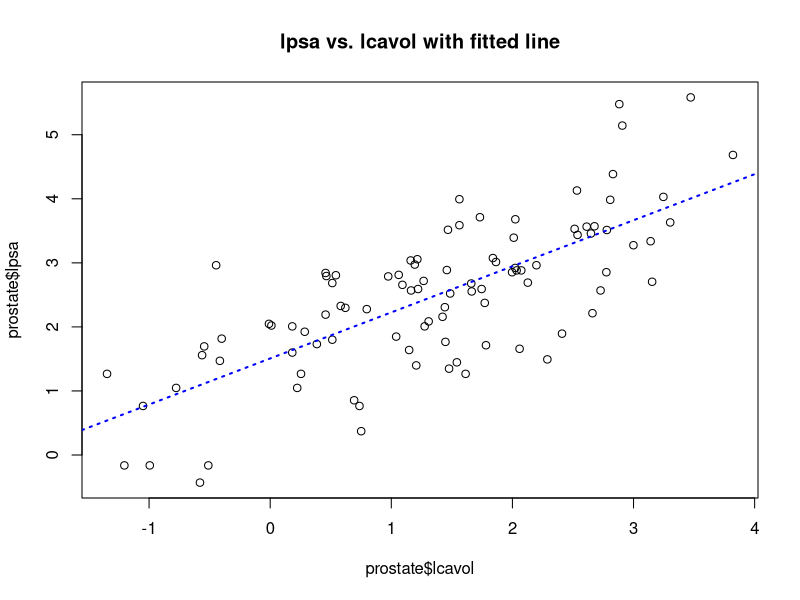
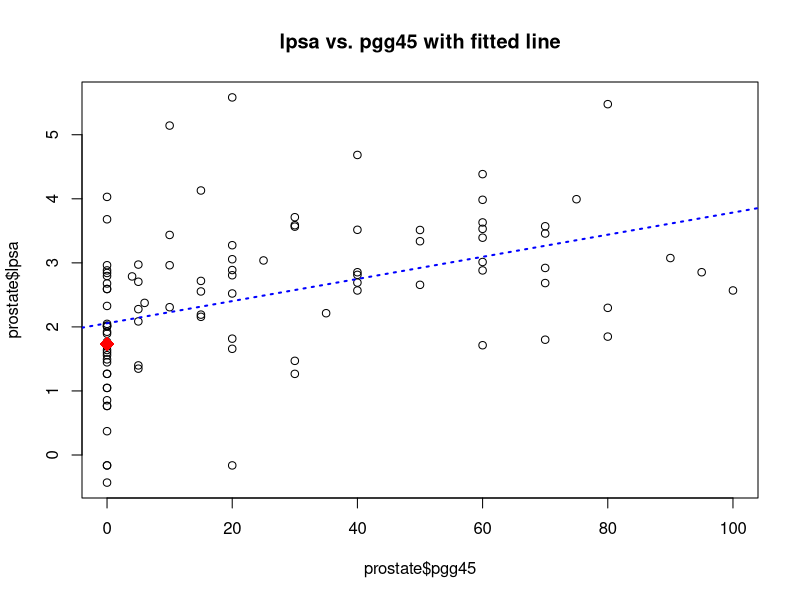

The R script that drew these images, in order:
require(tidyverse)

prostate <-  read.table("Prostate (1).csv", 
                        header=TRUE, sep=",", na.strings=" ")
round(head(prostate), digits=3)

# x11()
# pairs(prostate)



mod.vol = lm(lpsa ~ lcavol, data=prostate)
mod.pgg = lm(lpsa ~ pgg45, data=prostate)

# x11(h=7, w=12)
# par(mfrow=c(1,2))
plot(y=prostate$lpsa, x=prostate$lcavol, 
     main="lpsa vs. lcavol with fitted line")
abline(mod.vol, col="blue", lwd=2, lty="dotted")

ggsave("Test Plot 1.png")

plot2 <- plot(y=prostate$lpsa, x=prostate$pgg45, 
     main="lpsa vs. pgg45 with fitted line")
abline(mod.pgg, col="blue", lwd=2, lty="dotted")
mean0 = mean(prostate$lpsa[prostate$pgg45==0])
points(x=0, y=mean0, pch=18, col="red", cex=2)



# library(rgl)  
# open3d()
# plot3d(prostate$lpsa ~ prostate$lcavol + prostate$pgg45, col="blue")

mod2 =  lm(lpsa ~ lcavol + pgg45, data=prostate)

x1 <- seq(from=-2, to=4, by=.05)
xy1 <- data.frame(expand.grid(lcavol=seq(from=-2, to=4, by=.05), 
                              pgg45=seq(from=0, to=100, by=.5)))
pred <- predict(mod2 ,newdata=xy1)
surface = matrix(pred, nrow=length(x1))

# library(rgl)  
# open3d()
# persp3d(x = seq(from=-2, to=4, by=.05), y = seq(from=0, to=100, by=.5), 
#         z = surface, col = "orange", xlab="lcavol", ylab="pgg45", 
#         zlab="Predicted lpsa")
# points3d(prostate$lpsa ~ prostate$lcavol + prostate$pgg45, col="blue")

# Compare estimated regression corfficients from separate regs vs. multiple

summary(mod.vol)
summary(mod.pgg)
summary(mod2)

cor(prostate)


